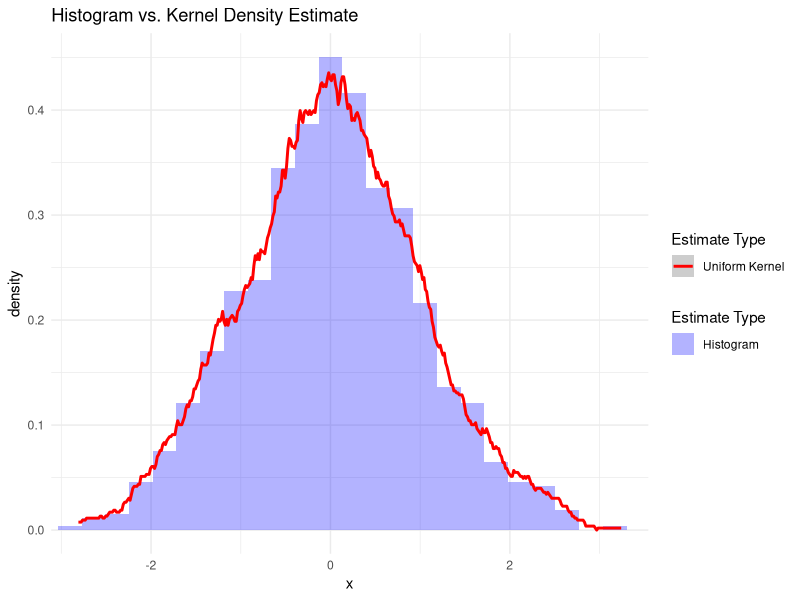

R code for this plot:
# Load necessary library
library(ggplot2)

# Set seed for reproducibility
set.seed(123)

# Generate a sample from a normal distribution
x <- rnorm(1000)

# Define bandwidth; commonly used rule of thumb for bandwidth selection
h <- 1.06 * sd(x) * length(x)^(-1/5)

# Uniform kernel density estimation function
uniform_kernel_density <- function(x, xi, h) {
  n <- length(x)
  u <- (xi - x) / h
  # Calculate the kernel values (1/2 for |u| <= 1, 0 otherwise)
  kernel_values <- ifelse(abs(u) <= 1, 1, 0) * (1/2)
  # Calculate the density estimate
  density_estimate <- sum(kernel_values) / (n * h)
  return(density_estimate)
}

# Create a sequence of points where the density is to be estimated
xi_seq <- seq(min(x), max(x), length.out = 400)

# Calculate the density estimate for each point in xi_seq
density_estimates <- sapply(xi_seq, function(xi) uniform_kernel_density(x, xi, h))

# Create a data frame for the histogram (original sample data)
df_hist <- data.frame(x = x)

# Create a separate data frame for the kernel density estimates
df_kde <- data.frame(xi = xi_seq, density = density_estimates)

# Plot using ggplot2
ggplot() +
  geom_histogram(data = df_hist, aes(x = x, y = ..density.., fill = "Histogram"), binwidth = h, alpha = 0.3, show.legend = TRUE) +
  geom_line(data = df_kde, aes(x = xi, y = density, color = "Uniform Kernel"), linewidth = 1) +
  scale_fill_manual(name = "Estimate Type", values = c("Histogram" = "blue")) +
  scale_color_manual(name = "Estimate Type", values = c("Uniform Kernel" = "red")) +
  ggtitle("Histogram vs. Kernel Density Estimate") +
  theme_minimal() +
  labs(color = "") +
  coord_cartesian(xlim = c(min(x), max(x)))
